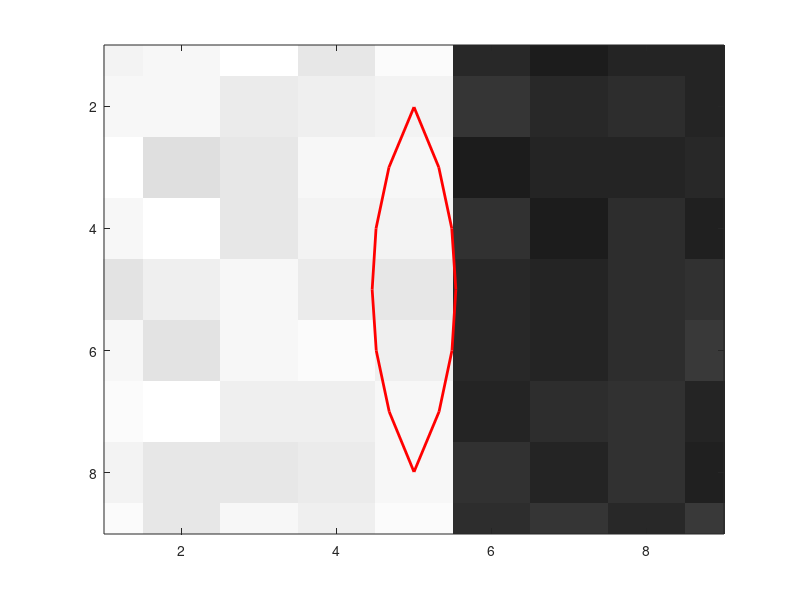

Write the MATLAB code that produced this figure.
clear all;clc;close all
Nx=9;Ny=9;
A=32+5*randn(Nx,Ny);
for ii=1:Nx
    for jj=1:Ny
        if jj>Ny/2
            A(ii,jj)=144+A(ii,jj);
        end
    end
end
A=fliplr(A);

figure;imagesc(A);colormap(gray)

[Ax,Ay]=gradient(A);
G=fspecial('gaussian',5,5/3);
Ixx=sum(sum(Ax(3:7,3:7).^2.*G));
Iyy=sum(sum(Ay(3:7,3:7).^2.*G));
Ixy=sum(sum(Ax(3:7,3:7).*Ay(3:7,3:7).*G));

J=[Ixx,Ixy;Ixy,Iyy];
[eigvec,eigval]=eig(J);
Ani=10*eigval(1,1)/eigval(2,2);
theta=-atan(eigvec(2,1)/eigvec(1,1));
% theta=theta/pi*180;
rau=5;
temp3=sin(theta);temp4=cos(theta);
SIGMAxx=rau^2*(temp4.^2+Ani.*temp3.^2);
SIGMAyy=rau^2*(temp3.^2+Ani.*temp4.^2);
SIGMAxy=rau^2*(Ani-1).*(temp3.*temp4);
% SIGMAxx=SIGMAxx(ceil(sigma/2)+1:ceil(sigma/2)+Nx,ceil(sigma/2)+1:ceil(sigma/2)+Ny);
% SIGMAxy=SIGMAxy(ceil(sigma/2)+1:ceil(sigma/2)+Nx,ceil(sigma/2)+1:ceil(sigma/2)+Ny);
% SIGMAyy=SIGMAyy(ceil(sigma/2)+1:ceil(sigma/2)+Nx,ceil(sigma/2)+1:ceil(sigma/2)+Ny);

rau=7;
D=ceil(rau/2);
dx=repmat(-D:D,rau+2,1);
dy=repmat((-D:D)',1,rau+2);

temp5=SIGMAxx.*SIGMAyy-SIGMAxy.^2;
SIGMAINVxx=SIGMAyy./temp5;
SIGMAINVyy=SIGMAxx./temp5;
SIGMAINVxy=-SIGMAxy./temp5;

W=SIGMAINVxx.*dx.^2+SIGMAINVxy.*dx.*dy+SIGMAINVyy.*dy.^2;
W=exp(-W);
hold on;contour(W,[0.7 0.7],'r','Linewidth',2)
